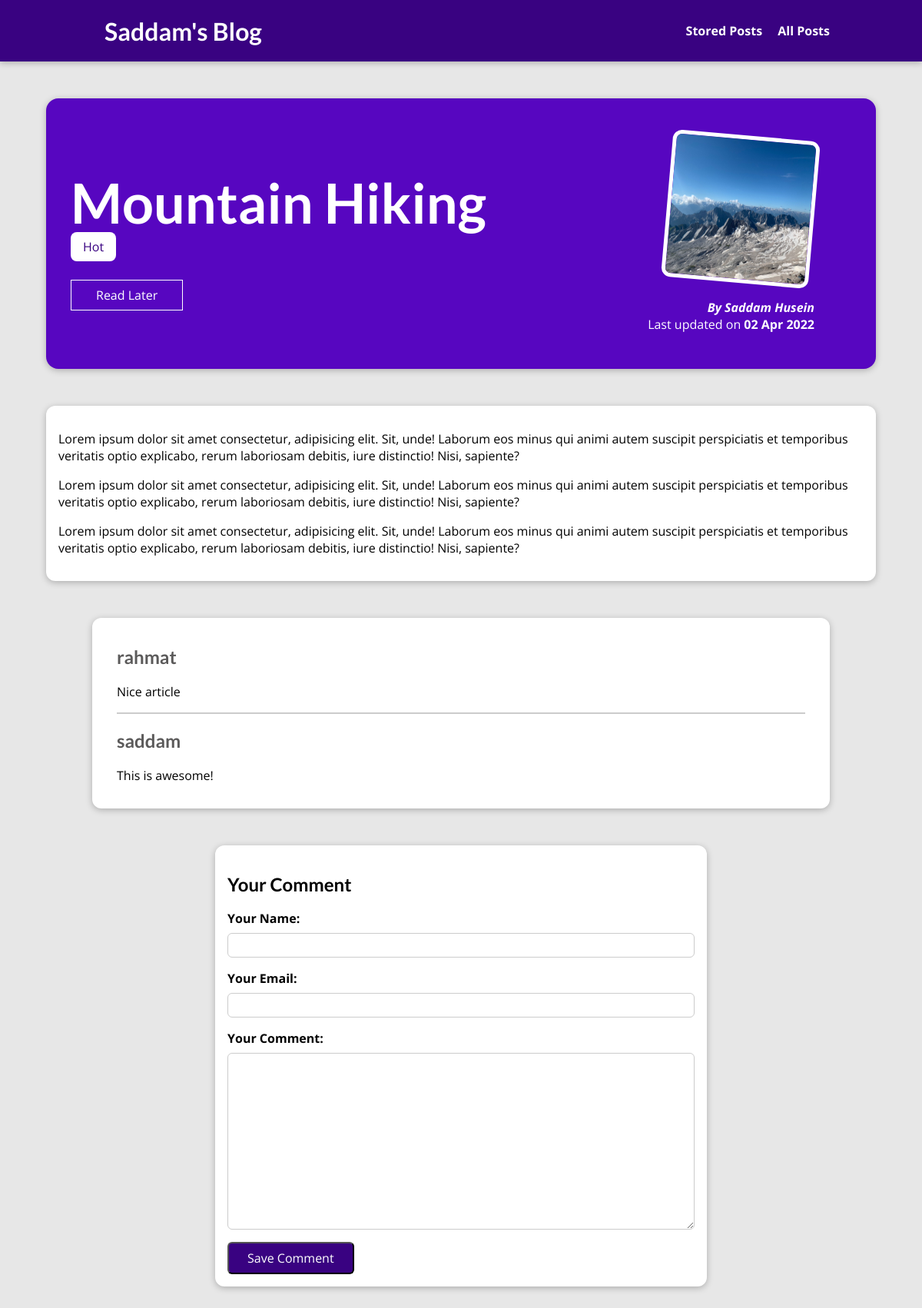
The page /posts/hike-in-the-mountains on the database its author committed.
### blog/models.py (models this page shows, shortened)
class Post(models.Model):
    title = models.CharField(max_length=150)
    excerpt = models.CharField(max_length=200)
    image = models.ImageField(upload_to='posts', null=True)
    date = models.DateField(auto_now=True)
    slug = models.SlugField(unique=True, db_index=True)  # unique=True: I want to use the slug as a unique identifier for getting my posts. db_index=True: to let Django and Sequel trade an index for that field to make querying and filtering based on it a bit more effective.
    content = models.TextField(validators=[MinLengthValidator(10)])
    author = models.ForeignKey(
        Author, on_delete=models.SET_NULL, null=True, related_name='posts')
    tags = models.ManyToManyField(Tag)

class Tag(models.Model):
    caption = models.CharField(max_length=20)

class Author(models.Model):
    first_name = models.CharField(max_length=100)
    last_name = models.CharField(max_length=100)
    email_address = models.EmailField(max_length=254)
    def full_name(self):
        return f'{self.first_name} {self.last_name}'
    def __str__(self):
        return self.full_name()

class Comment(models.Model):
    user_name = models.CharField(max_length=120)
    user_email = models.EmailField()
    text = models.TextField(max_length=400)
    post = models.ForeignKey(Post, on_delete=models.CASCADE, related_name='comments')

### blog/views.py (the view, shortened to what this page needs)
# urls.py: path('posts/<slug:slug>', views.PostDetailView.as_view(), name='post-detail-page'),
class PostDetailView(View):
    def is_stored_post(self, request, post_id):
        stored_posts = request.session.get('stored_posts')
        if stored_posts is not None:
            is_saved_for_later = post_id in stored_posts
        else:
            is_saved_for_later = False
        return is_saved_for_later
    def get(self, request, slug):
        post = Post.objects.get(slug=slug)
        context = {
            'post': post,
            'post_tags': post.tags.all(),
            'comment_form': CommentForm(),
            'comments': post.comments.all().order_by('-id'),  # comments: post field with related_name='comments' in Comment models
            'saved_for_later': self.is_stored_post(request, post.id),
        }
        return render(request, 'blog/post-detail.html', context)

### blog/forms.py
class CommentForm(forms.ModelForm):
    class Meta:
        model = Comment
        exclude = ['post']
        labels = {
            'user_name': 'Your Name',
            'user_email': 'Your Email',
            'text': 'Your Comment'
        }

### blog/templates/blog/post-detail.html (shortened to what this page needs)
{% extends 'base.html' %}
{% load static %}
{% block css_files %}
    <link rel="stylesheet" href="{% static 'blog/post-detail.css' %}">
{% endblock css_files %}
{% block content %}
    <section id="summary">
        <h2>{{ post.title }}</h2>
        <div>
            {% for tag in post_tags %}
                <span class="tag">{{ tag.caption }}</span>
            {% endfor %}
        </div>
        <div id="read-later">
            <form action="{% url 'read-later' %}" method="POST">
                <button>
                    {% if saved_for_later %}
                        Remove From "Read Later" List
                    {% else %}
                        Read Later
                    {% endif %}
                </button>
            </form>
        </div>
        <article>
            <img src="{{ post.image.url }}" alt="{{ post.title }}">
            <address>By <a href="mailto:{{ post.author.email_address }}">{{ post.author }}</a></address>
            <div>
                Last updated on <time>{{ post.date|date:"d M Y" }}</time>
            </div>
        </article>
    </section>
    <main>
        <p>{{ post.content|linebreaks }}</p>
    </main>
    <section id="comments">
        <ul>
            {% for comment in comments %}
                <li>
                    <h2>{{ comment.user_name }}</h2>
                    <p>{{ comment.text|linebreaks }}</p>
                </li>
            {% endfor %}
        </ul>
    </section>
    <section id="comment-form">
        <h2>Your Comment</h2>
        <form action="{% url 'post-detail-page' post.slug %}" method="POST">
            {% for form_field in comment_form %}
                <div class="form-control {% if form_field.errors %}invalid{% endif %}">
                    {{ form_field.label_tag }}
                    {{ form_field }}
                </div>
            {% endfor %}
            <button>Save Comment</button>
        </form>
    </section>
{% endblock content %}

### static/app.css (style rules this page uses)
* { box-sizing: border-box; }
html { font-family: 'Open Sans', 'Lato', sans-serif; }
body { margin: 0; }
h1, h2, h3 { font-family: 'Lato', sans-serif; font-weight: bold; }

### blog/static/blog/post-detail.css (style rules this page uses)
body { background-color: #e7e7e7; }
#summary { margin: 8rem auto 3rem auto; padding: 2rem; width: 90%; max-width: 90rem; border-radius: 16px; background-color: #5706c0; position: relative; box-shadow: 0 2px 8px rgba(0, 0, 0, 0.25); height: 22rem; }
#summary h2 { color: white; font-size: 4.5rem; margin-bottom: 0.25rem; }
#summary article { position: absolute; top: 2rem; right: 3rem; padding: 1rem 2rem; border-radius: 12px; text-align: right; color: white; }
#summary article img { width: 12rem; height: 12rem; border-radius: 12px; transform: rotateZ(5deg); border: 5px solid white; margin-bottom: 1rem; }
#summary address { font-weight: bold; }
#summary a { color: white; text-decoration: none; }
#summary time { font-weight: bold; }
#read-later { margin: 2rem 0; }
#read-later button { background-color: transparent; border: 1px solid white; padding: 0.5rem 2rem; cursor: pointer; font: inherit; color: white; }
main { width: 90%; max-width: 90rem; margin: 3rem auto; background-color: white; padding: 1rem; border-radius: 12px; box-shadow: 0 2px 8px rgba(0, 0, 0, 0.25); }
.tag { background-color: white; color: #390281; padding: 0.5rem 1rem; border-radius: 8px; }
#comment-form { margin: 3rem auto; width: 90%; max-width: 40rem; border-radius: 12px; background-color: white; box-shadow: 0 2px 8px rgba(0, 0, 0, 0.25); padding: 1rem; }
#comment-form button { font: inherit; background-color: #390281; color: white; padding: 0.5rem 1.5rem; border-radius: 6px; cursor: pointer; }
.form-control { margin-bottom: 1rem; }
.form-control label { font-weight: bold; margin-bottom: 0.5rem; display: block; }
.form-control input, .form-control textarea { display: block; width: 100%; font: inherit; padding: 0.25rem; border-radius: 6px; border: 1px solid #ccc; }
#comments { margin: 3rem auto; width: 90%; max-width: 60rem; border-radius: 12px; background-color: white; box-shadow: 0 2px 8px rgba(0, 0, 0, 0.25); padding: 1rem 2rem; }
#comments ul { list-style: none; margin: 0; padding: 0; }
#comments li { margin-bottom: 1rem; border-bottom: 2px solid #ccc; }
#comments li:last-of-type { border-bottom: none; }
#comments h2 { color: rgb(91, 90, 90); }

### rows shown on the page
Post: title "Mountain Hiking", image (picture), author "Saddam Husein", date "02 Apr 2022", content "Lorem ipsum dolor sit amet consectetur, adipisicing elit. Sit, unde! Laborum eos minus qui animi autem suscipit perspiciatis et temporibus veritatis optio explicabo, rerum laboriosam debitis, iure distinctio! Nisi, sapiente? Lorem ipsum dolor sit amet consectetur, adipisicing elit. Sit, unde! Laborum eos minus qui animi autem suscipit perspiciatis et temporibus veritatis optio explicabo, rerum laboriosam debitis, iure distinctio! Nisi, sapiente? Lorem ipsum dolor sit amet consectetur, adipisicing elit. Sit, unde! Laborum eos minus qui animi autem suscipit perspiciatis et temporibus veritatis optio explicabo, rerum laboriosam debitis, iure distinctio! Nisi, sapiente?"
Tag: caption "Hot"
Comment: user_name "rahmat", text "Nice article"
Comment: user_name "saddam", text "This is awesome!"
